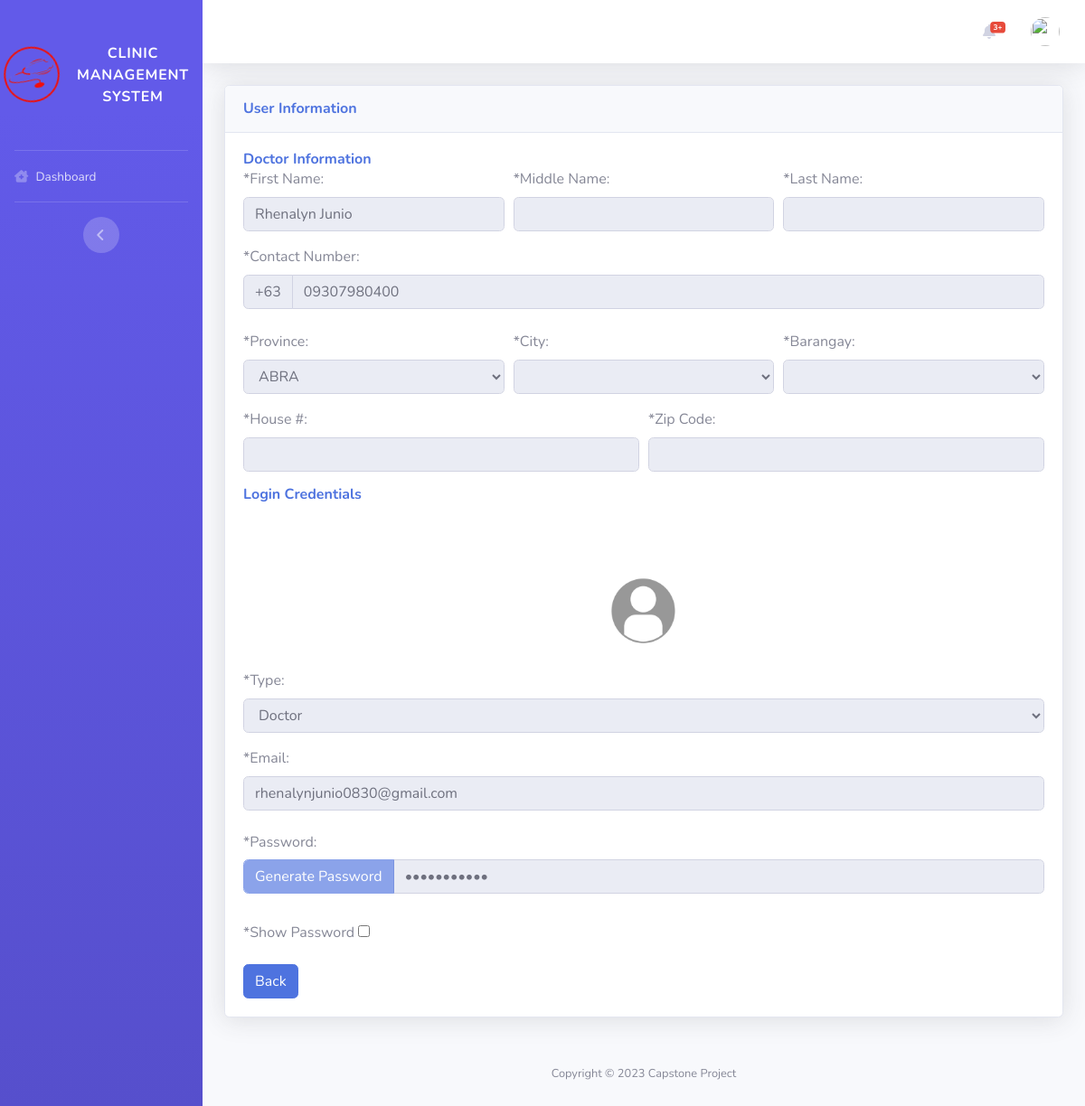
Screenshot of /pages/admin/view_user.php?type=doctor&&id=9 with the database file from the repository.
### tables this page shows
CREATE TABLE `doctor` (
  `id` int(11) NOT NULL AUTO_INCREMENT,
  `fname` varchar(255) NOT NULL,
  `cn` char(11) NOT NULL,
  `addrss` varchar(255) NOT NULL,
  `email` varchar(155) NOT NULL,
  `uname` varchar(255) NOT NULL,
  `password` varchar(155) NOT NULL,
  `mname` varchar(255) DEFAULT NULL,
  `lname` varchar(255) DEFAULT NULL,
  `province_id` varchar(50) DEFAULT NULL,
  `city_id` varchar(50) DEFAULT NULL,
  `barangay_id` varchar(50) DEFAULT NULL,
  `house_no` text DEFAULT NULL,
  `zip_code` varchar(45) DEFAULT NULL,
  `pic` varchar(255) DEFAULT 'default.png',
  PRIMARY KEY (`id`)
);

### pages/admin/view_user.php (the view, shortened to what this page needs)
<?php
include_once('../layout/header.php');
?>
<div class="container-fluid">
  <div class="card shadow mb-4">
    <div class="card-header py-3">
      <h6 class="m-0 font-weight-bold text-primary">
        User Information
      </h6>
    </div>
    <div class="card-body">
      <?php
                if (isset($_GET['id'])) {
                    extract($_GET);
                    $userinfo = mysqli_query($conn, "SELECT * FROM $type WHERE id = '$id'");
                    if (mysqli_num_rows($userinfo) > 0) {
                        foreach ($userinfo as $user) {
                ?>
      <form action="" method="post">
        <div class="row">
          <div class="col-md-12">
            <h6 class="m-0 font-weight-bold text-primary">
              <?= ucfirst($_GET['type']) ?> Information
            </h6>
            <div class="form-row">
              <div class="form-group col-md-4">
                <label>*First Name:</label>
                <input type="text" name="fname" value="<?= $user['fname']; ?>" class="form-control" id="recipient-name"
                  disabled>
              </div>
              <div class="form-group col-md-4">
                <label>*Middle Name:</label>
                <input type="text" name="fname" value="<?= $user['mname']; ?>" class="form-control" id="recipient-name"
                  disabled>
              </div>
              <div class="form-group col-md-4">
                <label>*Last Name:</label>
                <input type="text" name="fname" value="<?= $user['lname']; ?>" class="form-control" id="recipient-name"
                  disabled>
              </div>
            </div>
            <div class="form-row">
              <div class="form-group col-md-12">
                <label>*Contact Number:</label>
                <div class="d-flex">
                  <div class="input-group mb-2">
                    <div class="input-group-prepend">
                      <div class="input-group-text">+63</div>
                    </div>
                    <input type="text" name="cn" value="<?= $user['cn']; ?>" class="form-control" id="recipient-name"
                      disabled>
                  </div>
                </div>
              </div>
            </div>
            <div class="form-row">
              <div class="form-group col-md-4">
                <label>*Province:</label>
                <select name="province_id" id="province_id" class="form-control" disabled>
                  <?php foreach (mysqli_query($conn, "SELECT * from tbl_province order by name asc") as $row) { ?>
                  <option value="<?= $row['id'] ?>" <?= $user['province_id'] == $row['id'] ? 'selected' : '' ?>>
                    <?= $row['name'] ?></option>
                  <?php } ?>
                </select>
              </div>
              <div class="form-group col-md-4">
                <label>*City:</label>
                <select name="city_id" id="city_id" class="form-control" disabled>
                </select>
              </div>
              <div class="form-group col-md-4">
                <label>*Barangay:</label>
                <select name="barangay_id" id="barangay_id" class="form-control" disabled>
                </select>
              </div>
            </div>
            <div class="form-row">
              <div class="form-group col-md-6">
                <label>*House #:</label>
                <input type="text" name="house_no" class="form-control" id="recipient-name" disabled
                  value="<?= $user['house_no']; ?>">
              </div>
              <div class="form-group col-md-6">
                <label>*Zip Code:</label>
                <input type="number" name="zip_code" readonly class="form-control" id="recipient-name" minlength="4"
                  maxlength="4" disabled value="<?= $user['zip_code']; ?>">
              </div>
            </div>
          </div>
          <div class="col-md-12">
            <h6 class="m-0 font-weight-bold text-primary">
              Login Credentials
            </h6>
            <div class="form-row">
              <div class="text-center" style="width: 100%;padding-top: 8.5%;">
                <div class="form-group col-md-12">
                  <img class="img-account-profile rounded-circle mb-2" src="../../files/<?= $user['pic'] ?>" alt=""
                    style="height: 83px;width:83px;border-radius: 50% !important;vertical-align:middle" id="preview">
                </div>
              </div>
            </div>
            <div class="form-row">
              <?php if($type != 'patient'){ ?>
              <div class="form-group col-md-12">
                <label>*Type:</label>
                <select name="table" id="table" class="form-control" disabled>
                  <option value="doctor" <?= $type == 'doctor' ? 'selected' : '' ?>>Doctor</option>
                </select>
              </div>
              <?php }else{ ?>
              <input type="hidden" name="table" value="patient">
              <?php } ?>
              <div class="form-group col-md-12">
                <label>*Email:</label>
                <input type="email" name="eml" value="<?= $user['email']; ?>" class=" form-control"
                  id="recipient-name checking_email" disabled>
              </div>
            </div>
            <div class="form-row">
              <div class="form-group col-md-12">
                <label for="recipient-name" class="col-form-label">*Password:</label>
                <div class="d-flex">
                  <div class="input-group mb-2">
                    <div class="input-group-prepend">
                      <button type="button" class="form-control btn btn-primary" id="btn_generate_password" disabled>
                        Generate Password</button>
                    </div>
                    <input type="password" name="pass" class="form-control" id="password" required
                      value="<?= $user['password']; ?>" disabled>
                  </div>
                </div>
              </div>
            </div>
            <div class="form-row">
              <div class="form-group col-md-12">
                <label class="col-form-label">*Show Password <input type="checkbox" onclick="myFunction()"> </label>
              </div>
            </div>
          </div>
        </div>
        <a style="display:inline-block;" href="<?= $_SESSION['back_url'] ?>" type="button"
          class="btn btn-primary">Back</a>
      </form>
      <?php
                        }
                    } else {
                        ?>
      <h4>No Records Found</h4>
      <?php
                    }
                }
                ?>
      <?php
                include_once('../layout/footer.php');
                ?>

### rows the page displays
doctor: fname "Rhenalyn Junio", cn "09307980400", pic (placeholder picture), eml "rhenalynjunio0830@gmail.com"

### other values shown
form field province_id "ABRA"
